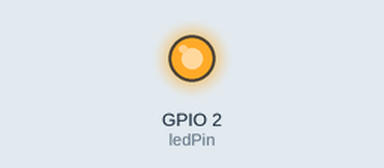
This sketch was run on a simulated ESP8266 (NodeMCU). Parts: output pins drawn as LEDs (lit = HIGH). WiFi joins after 1.5 s; servers stay silent unless stated; uploads are accepted with an empty reply; random numbers use the default seed unless the sketch sets one; what the sketch prints to the serial monitor is not drawn.

Above: at 1.9 s.
At 6.1 s:
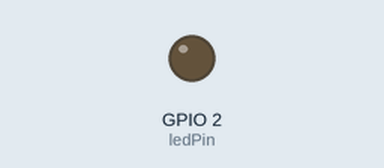
Timing chart, 0 to 7.9 s (numbered marks = the images above):
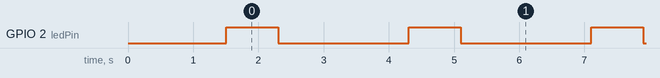

Measured:
- by itself, GPIO 2 (ledPin): alternates HIGH for 0.80 s and LOW for 2.0 s

The sketch:

main.ino
```cpp
// #include <WiFi.h>
// #include <HTTPClient.h>

#include <ESP8266WiFi.h>
#include <ESP8266HTTPClient.h>

#include <ArduinoJson.h>
// #include <ArduinoOTA.h>
#include <ESPAsyncWebServer.h>

int ledPin = 2;

// INISIALISASI GLOBAL
float ph, kelembapan;
float set_kelembapan_min, set_kelembapan_max, set_ph_min, set_ph_max;
// String stat_pompa_up, stat_pompa_down, stat_pompa_a, stat_pompa_b;
String status_pompa;

// Create an instance of the server
AsyncWebServer server(80);

// INISIALISASI HTTP
String endpoint = "http://naufalrzt.my.id/api";  //sesuaikan


// Ganti SSID dan password STA
const char *ssid = "RAJWA";
const char *password = "rajwahilal01";

// IP addresses STA
// IPAddress local_ip(192, 168, 100, 10);  // Custom IP
// IPAddress gateway(192, 168, 100, 1);    // Custom Gateway
// IPAddress subnet(255, 255, 255, 0);     // Subnet mask

void setup() {
  Serial.begin(115200);

  // Menentukan mode pin sebagai OUTPUT
  pinMode(ledPin, OUTPUT);
  // Setup WiFi dengan IP kustom
  // WiFi.config(local_ip, gateway, subnet);  // Set IP statis
  WiFi.begin(ssid, password);              // Connect to WiFi

  Serial.println("");
  Serial.print("Connecting to WiFi");
  while (WiFi.status() != WL_CONNECTED) {
    Serial.print(".");
    delay(500);
  }
  Serial.println("");
  Serial.print("Connected to WiFi. IP Address: ");
  Serial.println(WiFi.localIP());

  // Start the server
  server.begin();
  Serial.println("HTTP server started");
}

void loop() {
  digitalWrite(ledPin, HIGH);
  sensor_random();
  proses();
  get_data();
  post_data();

  digitalWrite(ledPin, LOW);
  // print();
  delay(2000);

}
```

fetch.ino
```cpp
void simpan_ke_database(String method, String endpoint_path) {
  // Menyiapkan objek JSON untuk data yang akan dikirim
  StaticJsonDocument<1000> json_doc;
  json_doc["ph"] = String(ph, 1); // Menyimpan nilai ph
  json_doc["kelembapan"] = String(kelembapan, 1); // Menyimpan nilai kelembapan

  String datastream;
  serializeJson(json_doc, datastream);

  // Membuat objek HTTPClient dan mengirim request
  WiFiClient client;
  HTTPClient http;
  http.begin(client, endpoint + endpoint_path);  // Menggunakan endpoint dinamis

  http.addHeader("Content-Type", "application/json");

  int httpcode = 0;
  if (method == "POST") {
    // Mengirim request POST dengan data
    httpcode = http.POST(datastream);
  } else if (method == "GET") {
    // Jika metode GET, bisa digunakan jika diperlukan untuk mengambil data (misalnya dari database)
    httpcode = http.GET();
  }

  // Mengecek respons dari server
  if (httpcode == 200) {
    String respon = http.getString();
    Serial.println("Respons: " + respon); // Menampilkan respons server jika berhasil
  } else {
    Serial.println("Error POST!"); // Menampilkan error jika POST gagal
  }

  // Menutup koneksi HTTP
  http.end();
}


void fetch_data(String method, String endpoint_path) {
  WiFiClient client;
  HTTPClient http;
  http.begin(client, endpoint + endpoint_path);

  int httpcode;
  if (method == "GET") {
    httpcode = http.GET();
  } else if (method == "POST") {
    StaticJsonDocument<1000> json_doc;
    // json_doc["ppm"] = String(ppm, 0);
    json_doc["ph"] = String(ph, 1);
    // json_doc["suhu"] = String(suhu, 1);
    json_doc["kelembapan"] = String(kelembapan, 1);
    json_doc["status_pompa"] = status_pompa;
    // json_doc["stat_pompa_down"] = stat_pompa_down;
    // json_doc["stat_pompa_up"] = stat_pompa_up;
    // json_doc["stat_pompa_a"] = stat_pompa_a;
    // json_doc["stat_pompa_b"] = stat_pompa_b;
    // json_doc["tank1"] = String(tank1, 0);
    // json_doc["tank2"] = String(tank2, 0);
    // json_doc["tank3"] = String(tank3, 0);
    // json_doc["tank4"] = String(tank4, 0);

    String datastream;
    serializeJson(json_doc, datastream);
    http.addHeader("Content-Type", "application/json");
    httpcode = http.POST(datastream);
  }

  if (httpcode == 200) {
    String respon = http.getString();
    Serial.println(String() + "Respons " + method + ": " + respon);

    if (method == "GET" && respon != "") {
      DynamicJsonDocument doc(100);
      deserializeJson(doc, respon);
      set_kelembapan_min = doc["sliderminkelembapan"];
      set_ph_max = doc["slidermaxph"];
      set_ph_min = doc["sliderminph"];
    }
  } else {
    Serial.println(method + " Error!");
  }

  http.end();
}

// Fungsi untuk GET data
void get_data() {
  fetch_data("GET", "/slider.php");
}

// Fungsi untuk POST data ke api_data.php
void post_data() {
  simpan_ke_database("POST", "/simpandatabase.php");
  fetch_data("POST", "/data.php");
  fetch_data("POST", "/grafik.php");

}
```

sensor_random.ino
```cpp
void sensor_random() {
  // ppm = random(0, 10000) / 10.0;
  ph = random(0, 120) / 10.0;
  // suhu = random(0, 1000) / 10.0;
  kelembapan = random(0, 1000) / 10.0;
  // tank1 = random(0, 100);
  // tank2 = random(0, 100);
  // tank3 = random(0, 100);
  // tank4 = random(0, 100);
}

void proses(){
  if (kelembapan > set_kelembapan_min  ) {
    status_pompa = "OFF";
    // digitalWrite(relay, LOW);
  }else {
    status_pompa = "ON";
    // digitalWrite(relay, ON);
  }
}
// void proses() {
//   // handle pompa ppm
//   if (ppm >= set_ppm_min && ppm <= set_ppm_max) {
//     stat_pompa_a = "OFF";
//     stat_pompa_b = "OFF";
//     // digitalWrite(relayA, LOW);
//     // digitalWrite(relayB, LOW);
//     // kalau salah tinggal dibalik
//   } else {
//     stat_pompa_a = "ON";
//     stat_pompa_b = "ON";
//     // digitalWrite(relayA, HIGH);
//     // digitalWrite(relayB, HIGH);
//     // kalau salah tinggal dibalik
//   }

//   // handle pompa ph
//   if (ph >= set_ph_min && ph <= set_ph_max) {
//     stat_pompa_up = "OFF";
//     stat_pompa_down = "OFF";
//     // digitalWrite(relayUP, LOW);
//     // digitalWrite(relayDOWN, LOW);
//     // kalau salah tinggal dibalik
//   } else if (ph < set_ph_min) {
//     stat_pompa_up = "OFF";
//     stat_pompa_down = "ON";
//     // digitalWrite(relayUP, LOW);
//     // digitalWrite(relayDOWN, HIGH);
//     // kalau salah tinggal dibalik
//   } else if (ph > set_ph_max) {
//     stat_pompa_up = "ON";
//     stat_pompa_down = "OFF";
//     // digitalWrite(relayUP, HIGH);
//     // digitalWrite(relayDOWN, LOW);
//     // kalau salah tinggal dibalik
//   }
// }
```
